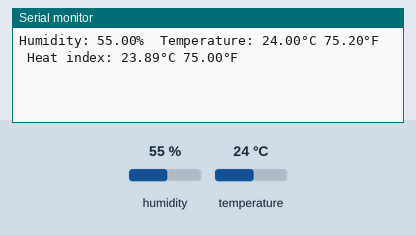
This sketch was run on a simulated Arduino Uno, built with avr-gcc and run on an emulated ATmega328P. On the bench: the last lines printed to the serial monitor. Inputs (shaded band) come from the test bench; at power-on: humidity 55 %, temperature 24 °C.

Above: at 18.0 s.
18.1 s: humidity set to 22 %
At 21.2 s:
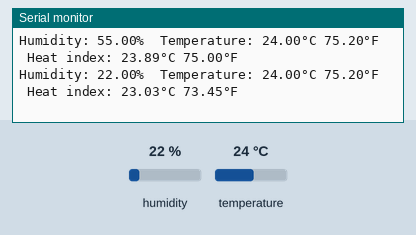
33.1 s: temperature set to 12 °C
At 40.6 s:
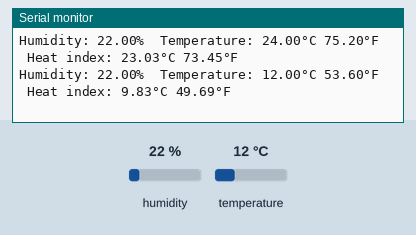
48.1 s: humidity set to 40 %
At 50.9 s:
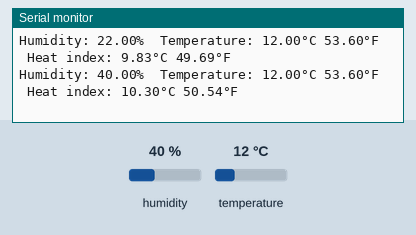
Timing chart, 0 to 52.4 s (numbered marks = the images above; inputs shaded):
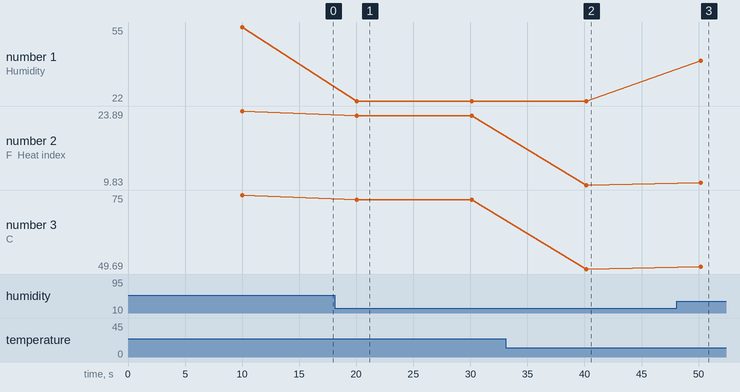

Measured:
- after the input at 18.1 s, the serial monitor: prints a new line after 2.0 s (image 1)
- after the input at 33.1 s, the serial monitor: prints a new line after 7.0 s (image 2)
- after the input at 48.1 s, the serial monitor: prints a new line after 2.1 s (image 3)
- plotted number 1: 55 → 22 after the input at 18.1 s, 22 → 40 after the input at 48.1 s
- plotted number 2: 23.89 → 23.03 after the input at 18.1 s, 23.03 → 9.83 after the input at 33.1 s, 9.83 → 10.3 after the input at 48.1 s
- plotted number 3: 75 → 73.45 after the input at 18.1 s, 73.45 → 49.69 after the input at 33.1 s, 49.69 → 50.54 after the input at 48.1 s

The sketch:

Greenhouse.ino
```cpp
/*
 * Greenhouse Arduino Sketch
 */

#include "DHT.h"

// Digital pin for DHT11 Temperature and Humidity Sensor
#define DHTPIN 2
#define DHTTYPE DHT11

DHT TempAndHumidity(DHTPIN, DHTTYPE); // Initialize DHT sensor.

const int timeDelay = 10000;          // Time delay between readings (1000 = 1sec)

void setup()
{
  Serial.begin(9600);

  TempAndHumidity.begin();
}

void loop()
{
  // Wait a few seconds between measurements.
  delay(timeDelay);

  CheckTempAndHumidity();


}

void CheckTempAndHumidity()
{
  // Reading temperature or humidity takes about 250 milliseconds!
  // Sensor readings may also be up to 2 seconds 'old'
  float humidity = TempAndHumidity.readHumidity();
  // Read temperature as Celsius (the default)
  float tempC = TempAndHumidity.readTemperature();
  // Read temperature as Fahrenheit (isFahrenheit = true)
  float tempF = TempAndHumidity.readTemperature(true);

  // Check if any reads failed and exit early (to try again).
  if (isnan(humidity) || isnan(tempC) || isnan(tempF))
  {
    Serial.println(F("Failed to read from DHT sensor!"));
    return;
  }

  // Compute heat index in Fahrenheit (the default)
  float heatIndexF = TempAndHumidity.computeHeatIndex(tempF, humidity);
  // Compute heat index in Celsius (isFahreheit = false)
  float heatIndexC = TempAndHumidity.computeHeatIndex(tempC, humidity, false);

  Serial.print(F("Humidity: "));
  Serial.print(humidity);
  Serial.print(F("%  Temperature: "));
  Serial.print(tempC);
  Serial.print(F("°C "));
  Serial.print(tempF);
  Serial.print(F("°F  Heat index: "));
  Serial.print(heatIndexC);
  Serial.print(F("°C "));
  Serial.print(heatIndexF);
  Serial.println(F("°F"));
}
```
